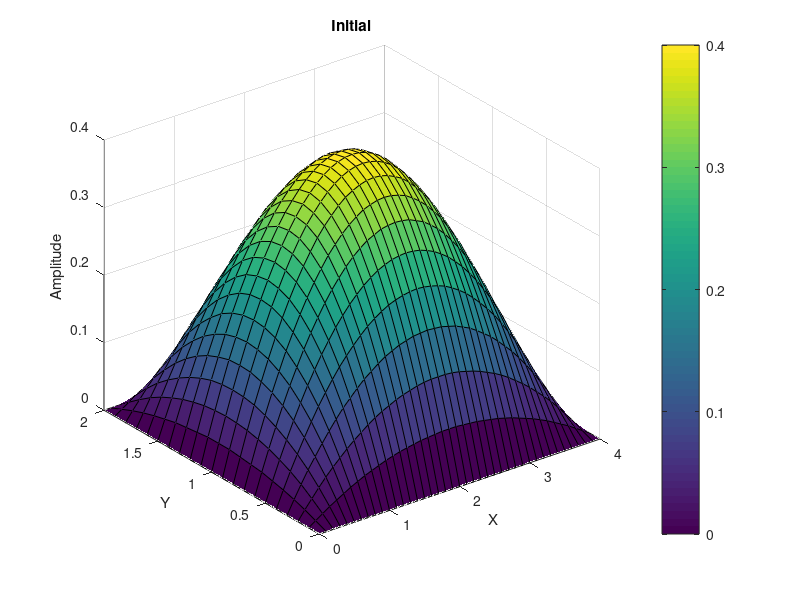
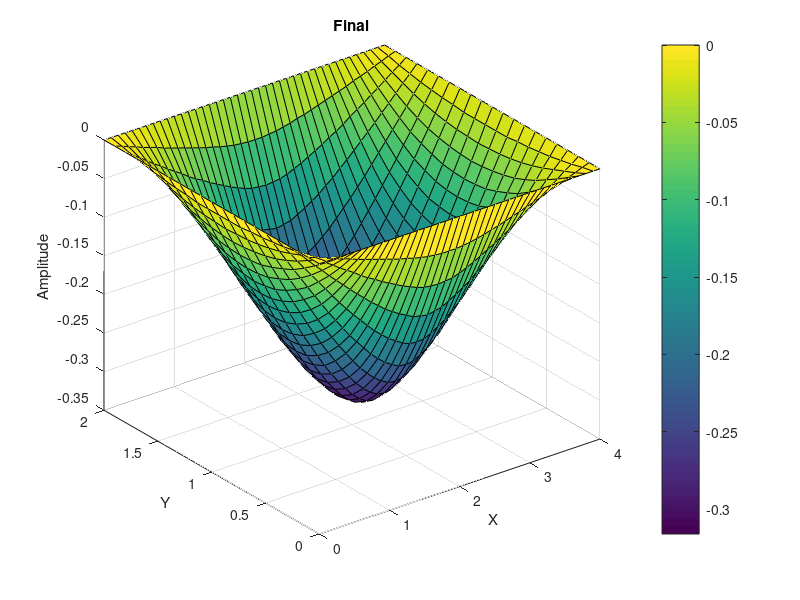
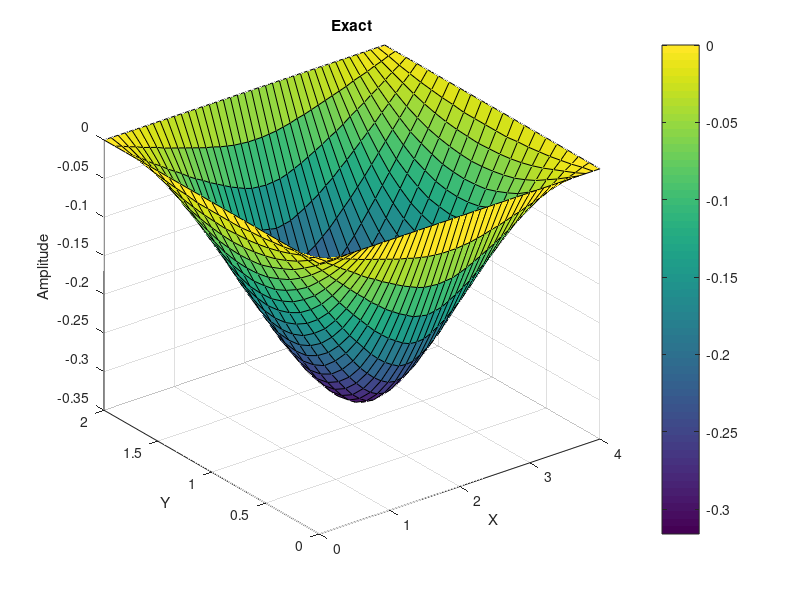

The MATLAB source for these figures, in order:
% PSC Project 1
% Dustin (Ting-Hsuan) Ma
clear all; close all; clc;

% import data

data1 = importdata('./2d_membrane_initial.dat');
data2 = importdata('./2d_membrane_final.dat');
dataExact = importdata('./2d_membrane_exact.dat');

%% Graphing Matrix

NX = 41;
NY = 21;

init = zeros(NY,NX);
final = zeros(NY,NX);
exact = zeros(NY,NX);

for i = 1:NY
    init(i,:)=data1(i,:);
    final(i,:)=data2(i,:);
    exact(i,:)=data2(i,:);
end
x = linspace(0,4,NX);
y = linspace(0,2,NY);
[x,y] = meshgrid(x,y);

figure();
surf(x,y,init)
colorbar;
title('Initial')
xlabel('X')
ylabel('Y')
zlabel('Amplitude')

figure();
surf(x,y,final)
colorbar;
title('Final')
xlabel('X')
ylabel('Y')
zlabel('Amplitude')

figure();
surf(x,y,exact)
colorbar;
title('Exact')
xlabel('X')
ylabel('Y')
zlabel('Amplitude')